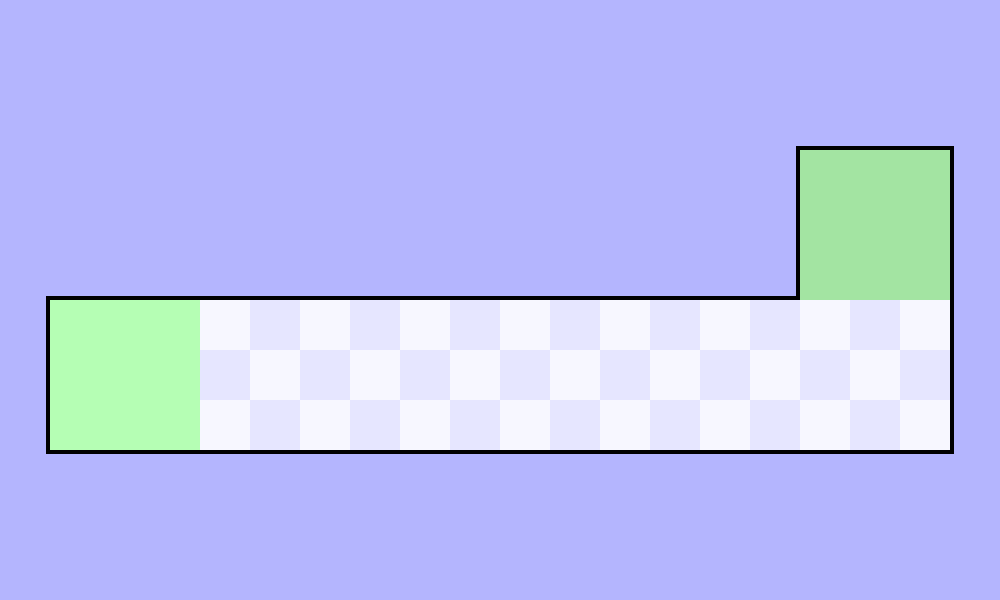

This is a level from a 2D game, rendered from its Tiled map with the project's own tilesets. A one-line summary and the map file follow, with tile-layer data summarised:
An orthogonal 20x12 tile map with 50x50 px tiles, 4 tile layers (empty, goal, walls, checkpoint).

<map version="1.5" tiledversion="2021.02.15" orientation="orthogonal" renderorder="right-down" width="20" height="12" tilewidth="50" tileheight="50" infinite="0" nextlayerid="12" nextobjectid="1">
 <tileset firstgid="1" source="mymap.tsx" />
 <layer id="10" name="empty" width="20" height="12">
  <data>[240 cells, 172 non-empty, 3 distinct tile ids]</data>
 </layer>
 <layer id="11" name="goal" width="20" height="12" opacity="0.9">
  <data>[240 cells, 9 non-empty, 1 distinct tile ids]</data>
 </layer>
 <layer id="9" name="walls" width="20" height="12">
  <data>[240 cells, 52 non-empty, 3 distinct tile ids]</data>
 </layer>
 <layer id="8" name="checkpoint" width="20" height="12">
  <data>[240 cells, 9 non-empty, 1 distinct tile ids]</data>
 </layer>
</map>
